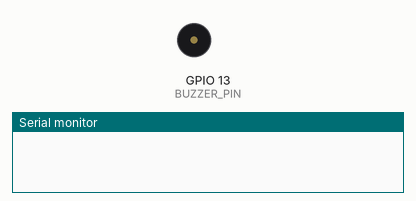
This sketch was run on a simulated ESP32. Parts: buzzer (waves = sounding, pin HIGH), the last lines printed to the serial monitor. The camera gives no picture.

Above: at 0.0 s.
At 0.4 s:
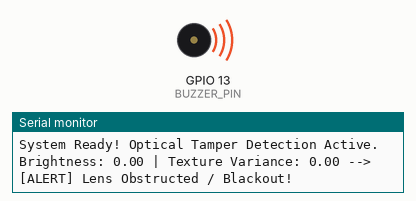
Timing chart, 0 to 1.9 s (numbered marks = the images above):
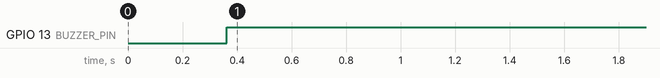

The sketch:

sketch_dee10_a_.ino
```cpp
#include "esp_camera.h"

#define BUZZER_PIN 13

// Sensor Thresholds
const int BLACKOUT_LIMIT = 20;     // Obstructed lens / darkness
const int BLINDING_LIMIT = 235;    // Laser / Flashlight
const float VARIANCE_LIMIT = 10.0; // Uniform color / Blurring / Paint

void setup() {
  Serial.begin(115200);
  pinMode(BUZZER_PIN, OUTPUT);
  digitalWrite(BUZZER_PIN, LOW);

  camera_config_t config;
  config.ledc_channel = LEDC_CHANNEL_0;
  config.ledc_timer = LEDC_TIMER_0;

  // AI-Thinker Camera Pin Map (Explicit Numbers)
  config.pin_d0 = 5;
  config.pin_d1 = 18;
  config.pin_d2 = 19;
  config.pin_d3 = 21;
  config.pin_d4 = 36;
  config.pin_d5 = 39;
  config.pin_d6 = 34;
  config.pin_d7 = 35;
  config.pin_xclk = 0;
  config.pin_pclk = 22;
  config.pin_vsync = 25;
  config.pin_href = 23;
  config.pin_sccb_sda = 26; // Serial camera control data (I2C SDA)
  config.pin_sccb_scl = 27; // Serial camera control clock (I2C SCL)
  config.pin_pwdn = 32;
  config.pin_reset = -1;
  config.xclk_freq_hz = 20000000;

  config.pixel_format = PIXFORMAT_GRAYSCALE;
  config.frame_size = FRAMESIZE_QQVGA;
  config.jpeg_quality = 12;
  config.fb_count = 1;

  esp_err_t err = esp_camera_init(&config);
  if (err != ESP_OK) {
    Serial.printf("Camera initialization failed with error 0x%x\n", err);
    return;
  }
  Serial.println("System Ready! Optical Tamper Detection Active.");
}

void loop() {
  camera_fb_t * fb = esp_camera_fb_get();
  if (!fb) {
    Serial.println("Frame capture failed");
    return;
  }

  // Calculate Average Brightness
  long totalBrightness = 0;
  size_t totalPixels = fb->len;
  for (size_t i = 0; i < totalPixels; i++) {
    totalBrightness += fb->buf[i];
  }
  float avgBrightness = (float)totalBrightness / totalPixels;

  // Calculate Texture Variance
  float varianceSum = 0;
  for (size_t i = 0; i < totalPixels; i++) {
    varianceSum += pow(fb->buf[i] - avgBrightness, 2);
  }
  float textureVariance = sqrt(varianceSum / totalPixels);

  Serial.printf("Brightness: %.2f | Texture Variance: %.2f --> ", avgBrightness, textureVariance);

  if (avgBrightness < BLACKOUT_LIMIT) {
    Serial.println("[ALERT] Lens Obstructed / Blackout!");
    digitalWrite(BUZZER_PIN, HIGH);
  } else if (avgBrightness > BLINDING_LIMIT) {
    Serial.println("[ALERT] Camera Blinded by Intense Light!");
    digitalWrite(BUZZER_PIN, HIGH);
  } else if (textureVariance < VARIANCE_LIMIT) {
    Serial.println("[ALERT] Visual Occlusion / Blurring Detected!");
    digitalWrite(BUZZER_PIN, HIGH);
  } else {
    Serial.println("STATUS: Normal");
    digitalWrite(BUZZER_PIN, LOW);
  }

  esp_camera_fb_return(fb);
  delay(1500);
}
```

Measured:
- by itself, GPIO 13 (BUZZER_PIN): LOW → HIGH at 0.36 s
